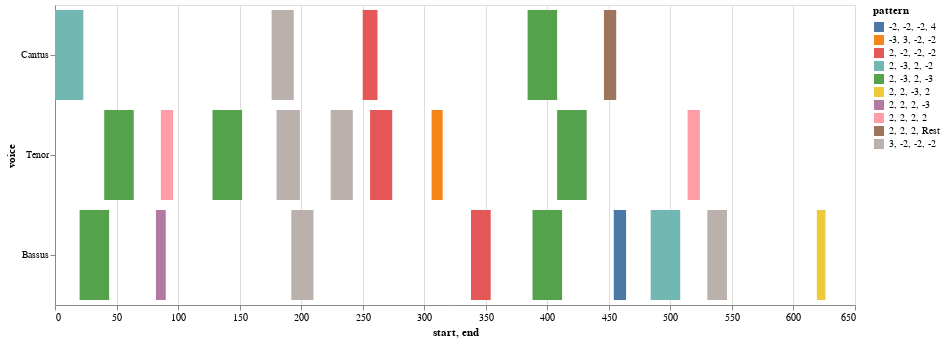

Notebook code cell kept with this figure:
### Markdown cell above
### Model Heatmap

### Code cell
## Use this for the Model Heatmap

nr = model.notes(combineUnisons=True) 
mel = model.melodic(df=nr, kind='d', compound=True, unit=0, end=False)
mel_ngrams = model.ngrams(df=mel, n=4)
entry_ngrams = model.entries(df=mel, n=4)
mel_ngrams_duration = model.durations(df=mel, n=4, mask_df=entry_ngrams)
viz.plot_ngrams_heatmap(entry_ngrams, mel_ngrams_duration, selected_patterns=shared_entries, voices=[])

### Figure 1 — Vega-Lite specification as saved in the notebook (floating-point values rounded to 4 significant figures)
{"config": {"view": {"continuousWidth": 400, "continuousHeight": 300}}, "data": {"name": "data-8b3d05e13fc6699377ce3817811c1818"}, "mark": "bar", "encoding": {"color": {"field": "pattern", "type": "nominal"}, "opacity": {"condition": {"value": 1, "selection": "selector001"}, "value": 0.2}, "tooltip": [{"field": "start", "type": "quantitative"}, {"field": "end", "type": "quantitative"}, {"field": "pattern", "type": "nominal"}], "x": {"field": "start", "type": "quantitative"}, "x2": {"field": "end"}, "y": {"field": "voice", "sort": null, "type": "nominal"}}, "height": 300, "selection": {"selector001": {"type": "multi", "fields": ["pattern"]}}, "width": 800, "$schema": "https://vega.github.io/schema/vega-lite/v4.17.0.json", "datasets": {"data-8b3d05e13fc6699377ce3817811c1818": [{"start": 0.0, "voice": "Cantus", "pattern": "2, -3, 2, -2", "end": 23.0}, {"start": 176.0, "voice": "Cantus", "pattern": "3, -2, -2, -2", "end": 194.0}, {"start": 250.0, "voice": "Cantus", "pattern": "2, -2, -2, -2", "end": 262.0}, {"start": 384.0, "voice": "Cantus", "pattern": "2, -3, 2, -3", "end": 408.0}, {"start": 446.0, "voice": "Cantus", "pattern": "2, 2, 2, Rest", "end": 456.0}, {"start": 40.0, "voice": "Tenor", "pattern": "2, -3, 2, -3", "end": 64.0}, {"start": 86.0, "voice": "Tenor", "pattern": "2, 2, 2, 2", "end": 96.0}, {"start": 128.0, "voice": "Tenor", "pattern": "2, -3, 2, -3", "end": 152.0}, {"start": 180.0, "voice": "Tenor", "pattern": "3, -2, -2, -2", "end": 199.0}, {"start": 224.0, "voice": "Tenor", "pattern": "3, -2, -2, -2", "end": 242.0}, {"start": 256.0, "voice": "Tenor", "pattern": "2, -2, -2, -2", "end": 274.0}, {"start": 306.0, "voice": "Tenor", "pattern": "-3, 3, -2, -2", "end": 315.0}, {"start": 408.0, "voice": "Tenor", "pattern": "2, -3, 2, -3", "end": 432.0}, {"start": 514.0, "voice": "Tenor", "pattern": "2, 2, 2, 2", "end": 524.0}, {"start": 20.0, "voice": "Bassus", "pattern": "2, -3, 2, -3", "end": 44.0}, {"start": 82.0, "voice": "Bassus", "pattern": "2, 2, 2, -3", "end": 90.0}, {"start": 192.0, "voice": "Bassus", "pattern": "3, -2, -2, -2", "end": 210.0}, {"start": 338.0, "voice": "Bassus", "pattern": "2, -2, -2, -2", "end": 354.0}, {"start": 388.0, "voice": "Bassus", "pattern": "2, -3, 2, -3", "end": 412.0}, {"start": 454.0, "voice": "Bassus", "pattern": "-2, -2, -2, 4", "end": 464.0}, {"start": 484.0, "voice": "Bassus", "pattern": "2, -3, 2, -2", "end": 508.0}, {"start": 530.0, "voice": "Bassus", "pattern": "3, -2, -2, -2", "end": 546.0}, {"start": 619.0, "voice": "Bassus", "pattern": "2, 2, -3, 2", "end": 626.0}]}}
